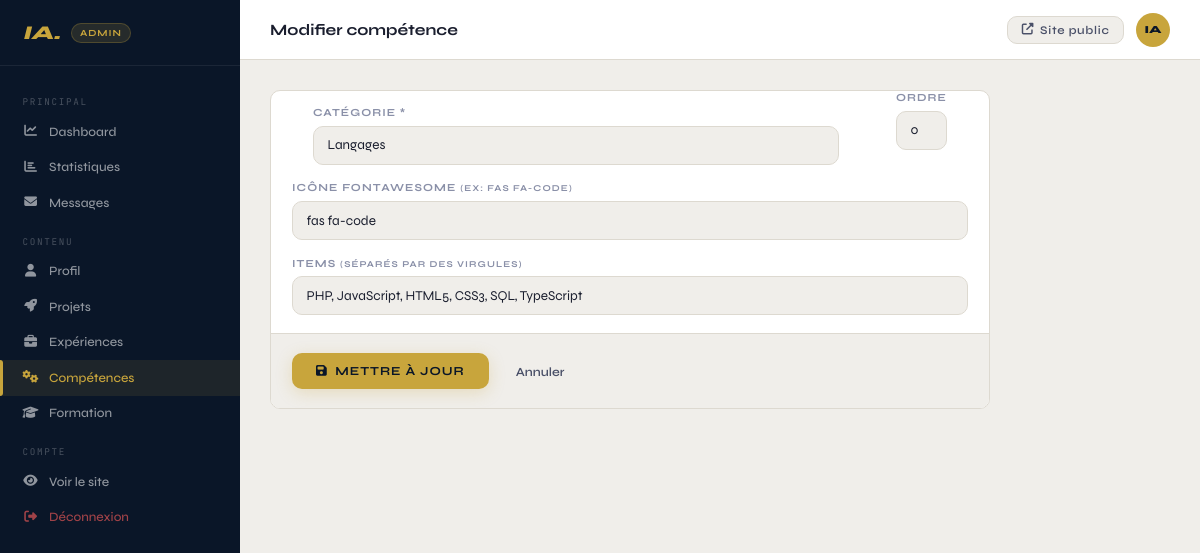
The page /admin/skills/1/edit (signed in) on the database its author committed.
### app.py (models this page shows)
class Skill(db.Model):
    id       = db.Column(db.Integer, primary_key=True)
    category = db.Column(db.String(80),  nullable=False)
    icon     = db.Column(db.String(80),  default='fas fa-code')
    items    = db.Column(db.Text,        default='[]')  # JSON list
    order    = db.Column(db.Integer,     default=0)
    def get_items(self):
        return json.loads(self.items or '[]')

### app.py (the view, shortened to what this page needs)
@app.route('/admin/skills/<int:sid>/edit', methods=['GET', 'POST'])
@login_required
def admin_skill_edit(sid):
    s = Skill.query.get_or_404(sid)
    return render_template('admin/skill_form.html', skill=s)

### app.py (called while the page is built)
@login_manager.user_loader
def load_user(user_id):
    return Admin.query.get(int(user_id))

### templates/admin/skill_form.html (shortened to what this page needs)
{% extends "admin/base.html" %}
{% block page_title %}{{ 'Modifier' if skill else 'Nouvelle' }} compétence{% endblock %}
{% block content %}
<div class="form-single">
  <div class="dash-card">
    <form method="POST">
      <div class="fg-row">
        <div class="fg"><label>Catégorie *</label><input type="text" name="category" value="{{ skill.category if skill else '' }}" placeholder="Langages" required/></div>
        <div class="fg" style="flex:0 0 80px"><label>Ordre</label><input type="number" name="order" value="{{ skill.order if skill else 0 }}" min="0"/></div>
      </div>
      <div class="fg"><label>Icône FontAwesome <small>(ex: fas fa-code)</small></label>
        <input type="text" name="icon" value="{{ skill.icon if skill else 'fas fa-code' }}" placeholder="fas fa-code"/>
      </div>
      <div class="fg"><label>Items <small>(séparés par des virgules)</small></label>
        <input type="text" name="items" value="{{ skill.get_items()|join(', ') if skill else '' }}" placeholder="PHP, JavaScript, HTML5, CSS3"/>
      </div>
      <div class="form-actions">
        <button type="submit" class="btn-submit"><i class="fas fa-save"></i> {{ 'Mettre à jour' if skill else 'Créer' }}</button>
        <a href="{{ url_for('admin_skills') }}" class="btn-cancel">Annuler</a>
      </div>
    </form>
  </div>
</div>
{% endblock %}

### static/css/admin.css (style rules this page uses)
*, *::before, *::after { box-sizing: border-box; margin: 0; padding: 0; }
html { font-size: 15px; }
:root { --bg: #f0eeea; --bg2: #e8e5df; --surface: #ffffff; --border: #ddd9d0; --navy: #0a1628; --gold: #c8a53c; --gold-lt: #e4c76b; --gold-dim: rgba(200,165,60,.12); --text: #1a1e2e; --text2: #4a5068; --text3: #8a90a8; --red: #e05555; --green: #4caf78; --blue: #4c8eaf; --sidebar-w: 240px; --topbar-h: 60px; --radius: 10px; }
body { font-family: 'Syne', sans-serif; background: var(--bg); color: var(--text); }
.admin-body { display: flex; min-height: 100vh; }
.dash-card { background: var(--surface); border: 1px solid var(--border); border-radius: var(--radius); overflow: hidden; }
.fg { margin-bottom: 1.1rem; }
.fg label { display: block; font-size: .72rem; font-weight: 700; letter-spacing: .1em; text-transform: uppercase; color: var(--text3); margin-bottom: .45rem; }
.fg input, .fg textarea, .fg select { width: 100%; background: var(--bg); border: 1px solid var(--border); border-radius: var(--radius); color: var(--text); font-family: 'Syne', sans-serif; font-size: .9rem; padding: .7rem .9rem; outline: none; transition: border-color .2s, background .2s, box-shadow .2s; }
.fg-row { display: flex; gap: 1rem; }
.fg-row .fg { flex: 1; }
.form-single { max-width: 720px; }
.dash-card .fg { padding: 0 1.4rem; }
.dash-card .fg:first-of-type { margin-top: 1rem; }
.dash-card .fg-row { padding: 0 1.4rem; }
.form-actions { display: flex; align-items: center; gap: .8rem; padding: 1.2rem 1.4rem; border-top: 1px solid var(--border); background: var(--bg); margin-top: 1.2rem; }
.btn-submit { display: inline-flex; align-items: center; gap: .5rem; background: var(--gold); color: var(--navy); border: none; padding: .75rem 1.6rem; border-radius: var(--radius); font-family: 'Syne', sans-serif; font-size: .82rem; font-weight: 700; letter-spacing: .08em; text-transform: uppercase; cursor: pointer; transition: background .2s, transform .15s, box-shadow .2s; box-shadow: 0 4px 16px rgba(200,165,60,.25); }
.btn-cancel { color: var(--text2); text-decoration: none; font-size: .83rem; font-weight: 600; padding: .75rem 1rem; transition: color .2s; }

### rows shown on the page
Skill: category "Langages", order "0", icon "fas fa-code", items "PHP, JavaScript, HTML5, CSS3, SQL, TypeScript"

### other values the page prints
{{ 'Modifier' if skill else 'Nouvelle' }} "Modifier"
{{ 'Mettre à jour' if skill else 'Créer' }} "METTRE À JOUR"
